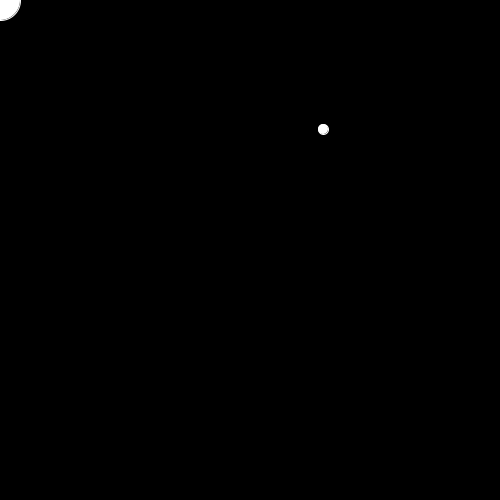
Frame 1 (no input)
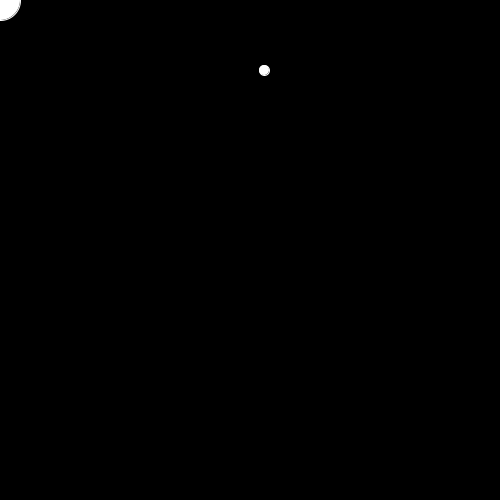
Frame 60 (the mouse pressed at the canvas centre just before this capture)
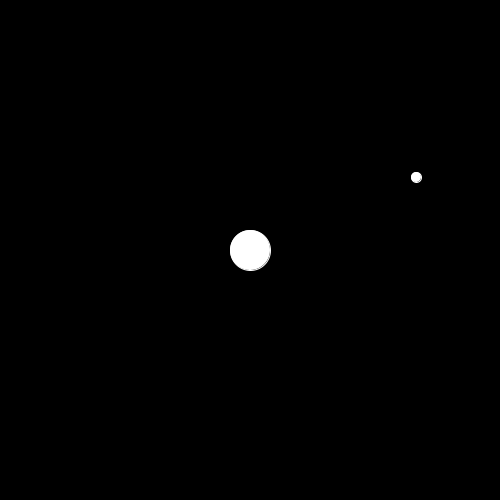
Frame 120 (the mouse held since frame 60 and released just before this capture)

The Processing sketch that drew these frames (run headless with seeded random() and noise(); from frame 60 on, the mouse is pressed at the canvas centre):

// Processing sketch: processing_57206
// ── processing_57206.pde

void setup(){
  size(500,500);
  stroke(255);
}
//fill colors
int f1=255;
int f2=255;
int f3=255;
// variables for following ellipse
 int x=10;
 int y=10;
 int locx=int(random(500));
 int locy=int(random(500));
//mouse ellipse
 int mh=40;
 int mw=40;
 
 void draw(){
 background(0);
 ellipse(mouseX,mouseY,mh,mw);
 
 //establishing the following ellipse and it's movement
  ellipse(locx, locy ,x,y);
  if(x<50){
  if(locx<mouseX){
    locx+=1;
  }if(locx>mouseX){
    locx-=1;}
     if(locy<mouseY){
    locy+=1;
  }if(locy>mouseY){
    locy-=1;}
    
//absorption
    if(abs(mouseX-locx)<mh && abs(mouseY-locy)<mw){
      mh-=1;
      mw-=1;
      x+=1;
      y+=1;}
  }
//post-absorption
      if(x==50){
        if(locx<width/2){
          locx+=1;}
          if(locx>width/2){
          locx-=1;}
          if(locy<height/2){
          locy+=1;}
          if(locy>height/2){
          locy-=1;}
      }
    //  if(x>40&&locx==width/2&&locy==height/2){
      //  fill(f1,f2,f3);
  //      f1 = int(random(255));
   //     f2 = int(random(255));
  //      f2 = int(random(255));
  //      x+=1;
  //      y+=1;
   //   }
 }
 void mousePressed(){
x=10;
y=10;
locx=int(random(500));
locy=int(random(500));
fill(255);
mh=40;
mw=40;}
